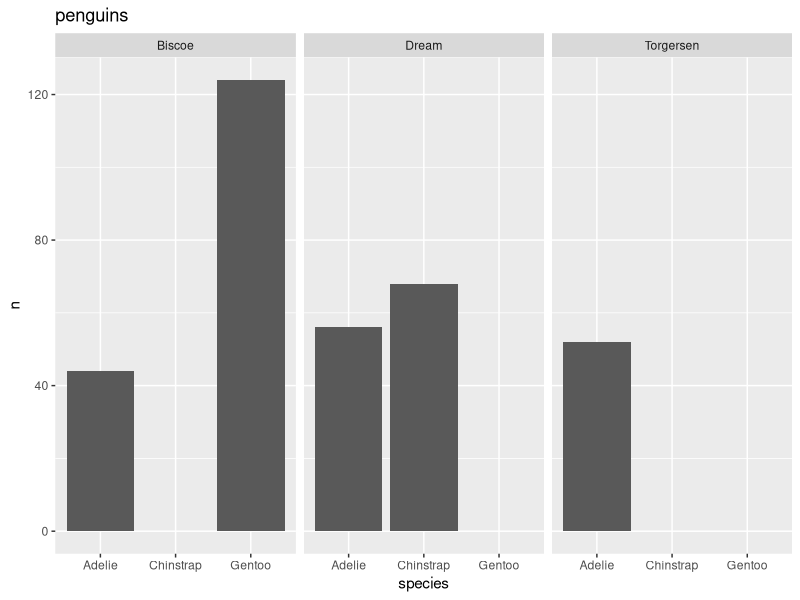
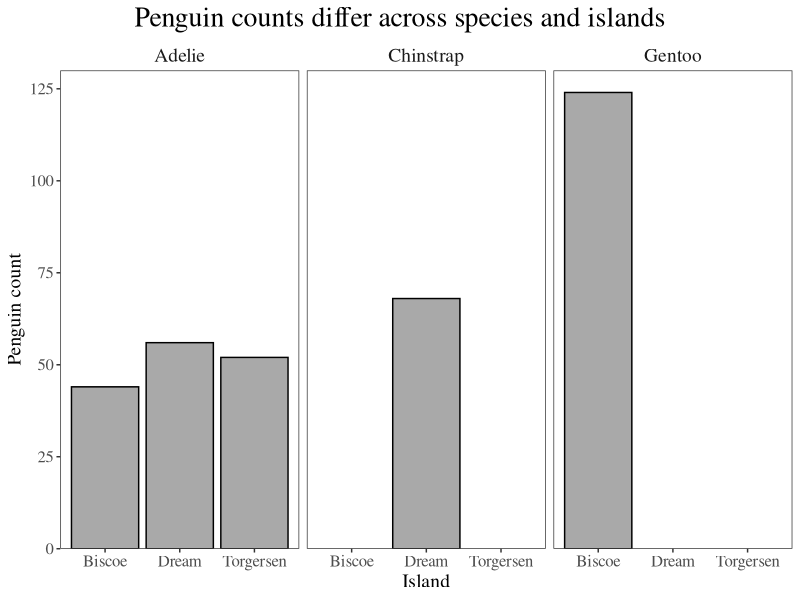
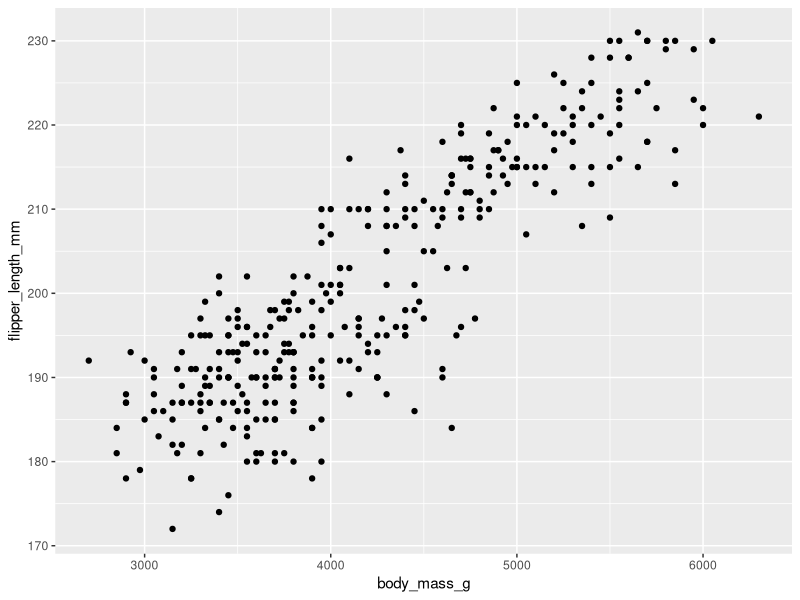
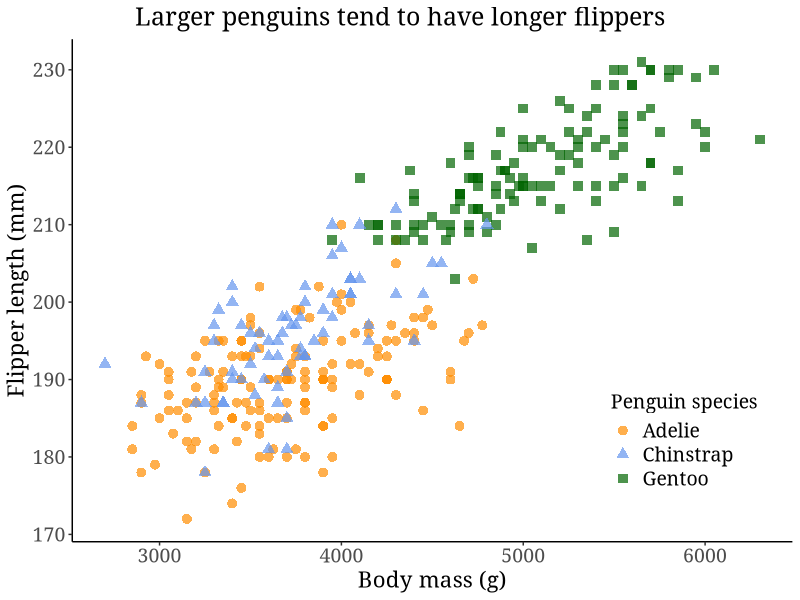

These charts were generated, in order, by the following R code:
## ---- chunk 1
library(palmerpenguins)
library(tidyverse)
## ---- chunk 2
penguins %>% 
  group_by(island, species) %>% 
  count() %>% 
  ggplot(aes(x = species, y = n)) +
  geom_col() +
  labs(title = "penguins") +
  facet_wrap(~island)
## ---- chunk 3
penguins %>% 
  group_by(island, species) %>% 
  count() %>% 
  ggplot(aes(x = island, y = n)) +
  # fill = fills in the shape, color = controls the outline
  geom_col(fill = "darkgrey", color = "#000000") +
  # expand takes away the gap at the bottom and at the top of the plot
  # limits sets the limits of the axis
  scale_y_continuous(expand = c(0, 0), limits = c(0, 130)) +
  # change titles to be meaningful
  labs(title = "Penguin counts differ across species and islands",
       x = "Island", 
       y = "Penguin count") +
  # one of the built-in themes in ggplot
  theme_bw() +
  theme(# changing text sizes
        axis.text = element_text(size = 12),
        axis.title = element_text(size = 14),
        strip.text = element_text(size = 14),
        # getting rid of gridlines
        panel.grid = element_blank(),
        # making the subplot titles (aka strips) have a transparent background
        strip.background = element_blank(),
        # making the plot title bigger and centering it
        plot.title = element_text(size = 20, hjust = 0.5),
        plot.title.position = "plot",
        text = element_text(family = "Times")
        ) +
  facet_wrap(~species)
## ---- chunk 4
ggplot(penguins, aes(x = body_mass_g, y = flipper_length_mm)) +
  geom_point()
## ---- chunk 5
ggplot(penguins, aes(x = body_mass_g, y = flipper_length_mm, color = species, shape = species)) +
  geom_point(size = 3, alpha = 0.7) +
  # specify color scheme
  scale_color_manual(values = c("darkorange", "cornflowerblue", "darkgreen")) +
  # meaningful titles
  labs(title = "Larger penguins tend to have longer flippers",
       x = "Body mass (g)", 
       y = "Flipper length (mm)",
       # have to specify color and shape separately (based on color and shape in aes() call)
       color = "Penguin species", shape = "Penguin species") +
  # another ggplot built-in theme
  theme_classic() +
  theme(# putting legend in plot area
        legend.position = c(0.85, 0.2),
        # legend text sizes
        legend.text = element_text(size = 14),
        legend.title = element_text(size = 14),
        # text size, position, and font adjustment
        axis.text = element_text(size = 14), 
        axis.title = element_text(size = 16),
        plot.title = element_text(size = 18, hjust = 0.5),
        plot.title.position = "plot",
        text = element_text(family = "Garamond")
    )
